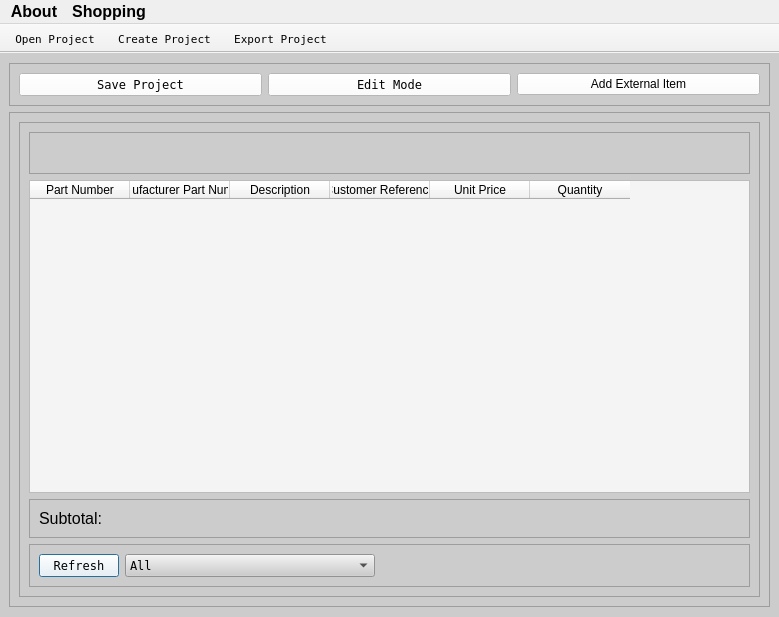
<?xml version="1.0" encoding="UTF-8"?>
<ui version="4.0">
 <class>MainWindow</class>
 <widget class="QMainWindow" name="MainWindow">
  <property name="geometry">
   <rect>
    <x>0</x>
    <y>0</y>
    <width>779</width>
    <height>617</height>
   </rect>
  </property>
  <property name="windowTitle">
   <string>EIP - Project</string>
  </property>
  <property name="windowIcon">
   <iconset>
    <normaloff>../Icons/circuit.png</normaloff>../Icons/circuit.png</iconset>
  </property>
  <property name="styleSheet">
   <string notr="true"/>
  </property>
  <widget class="QWidget" name="centralwidget">
   <property name="styleSheet">
    <string notr="true">background-color: rgb(204, 204, 204);</string>
   </property>
   <layout class="QVBoxLayout" name="verticalLayout_3">
    <property name="topMargin">
     <number>10</number>
    </property>
    <property name="bottomMargin">
     <number>10</number>
    </property>
    <item>
     <widget class="QFrame" name="frame_3">
      <property name="frameShape">
       <enum>QFrame::StyledPanel</enum>
      </property>
      <property name="frameShadow">
       <enum>QFrame::Raised</enum>
      </property>
      <layout class="QGridLayout" name="gridLayout">
       <item row="1" column="1">
        <widget class="QPushButton" name="btn_edit_mode">
         <property name="font">
          <font>
           <family>Terminal</family>
          </font>
         </property>
         <property name="cursor">
          <cursorShape>PointingHandCursor</cursorShape>
         </property>
         <property name="styleSheet">
          <string notr="true">background-color: rgb(255, 255, 255);</string>
         </property>
         <property name="text">
          <string>Edit Mode</string>
         </property>
         <property name="icon">
          <iconset>
           <normaloff>../Icons/edit.png</normaloff>../Icons/edit.png</iconset>
         </property>
        </widget>
       </item>
       <item row="1" column="2">
        <widget class="QPushButton" name="btn_add_item_manually">
         <property name="cursor">
          <cursorShape>PointingHandCursor</cursorShape>
         </property>
         <property name="styleSheet">
          <string notr="true">font: 8pt &quot;Terminal&quot;;
background-color: rgb(255, 255, 255);</string>
         </property>
         <property name="text">
          <string>Add External Item</string>
         </property>
         <property name="icon">
          <iconset>
           <normaloff>../Icons/plus.png</normaloff>../Icons/plus.png</iconset>
         </property>
        </widget>
       </item>
       <item row="1" column="0">
        <widget class="QPushButton" name="btn_save_project">
         <property name="font">
          <font>
           <family>Terminal</family>
          </font>
         </property>
         <property name="cursor">
          <cursorShape>PointingHandCursor</cursorShape>
         </property>
         <property name="styleSheet">
          <string notr="true">background-color: rgb(255, 255, 255);</string>
         </property>
         <property name="text">
          <string>Save Project</string>
         </property>
         <property name="icon">
          <iconset>
           <normaloff>../Icons/disk.png</normaloff>../Icons/disk.png</iconset>
         </property>
        </widget>
       </item>
      </layout>
     </widget>
    </item>
    <item>
     <widget class="QFrame" name="frame_4">
      <property name="frameShape">
       <enum>QFrame::StyledPanel</enum>
      </property>
      <property name="frameShadow">
       <enum>QFrame::Raised</enum>
      </property>
      <layout class="QVBoxLayout" name="verticalLayout">
       <item>
        <widget class="QFrame" name="frame_2">
         <property name="minimumSize">
          <size>
           <width>0</width>
           <height>0</height>
          </size>
         </property>
         <property name="styleSheet">
          <string notr="true"/>
         </property>
         <property name="frameShape">
          <enum>QFrame::StyledPanel</enum>
         </property>
         <property name="frameShadow">
          <enum>QFrame::Raised</enum>
         </property>
         <layout class="QVBoxLayout" name="verticalLayout_2">
          <item>
           <widget class="QFrame" name="frame_5">
            <property name="frameShape">
             <enum>QFrame::StyledPanel</enum>
            </property>
            <property name="frameShadow">
             <enum>QFrame::Raised</enum>
            </property>
            <layout class="QHBoxLayout" name="horizontalLayout">
             <item>
              <widget class="QLabel" name="header">
               <property name="font">
                <font>
                 <pointsize>14</pointsize>
                 <weight>50</weight>
                 <bold>false</bold>
                 <underline>false</underline>
                </font>
               </property>
               <property name="styleSheet">
                <string notr="true"/>
               </property>
               <property name="text">
                <string/>
               </property>
               <property name="alignment">
                <set>Qt::AlignLeading|Qt::AlignLeft|Qt::AlignTop</set>
               </property>
               <property name="wordWrap">
                <bool>true</bool>
               </property>
               <property name="margin">
                <number>0</number>
               </property>
               <property name="indent">
                <number>-1</number>
               </property>
              </widget>
             </item>
             <item>
              <spacer name="horizontalSpacer">
               <property name="orientation">
                <enum>Qt::Horizontal</enum>
               </property>
               <property name="sizeType">
                <enum>QSizePolicy::Fixed</enum>
               </property>
               <property name="sizeHint" stdset="0">
                <size>
                 <width>25</width>
                 <height>20</height>
                </size>
               </property>
              </spacer>
             </item>
             <item>
              <widget class="QLabel" name="sub_header">
               <property name="font">
                <font>
                 <pointsize>14</pointsize>
                 <weight>50</weight>
                 <bold>false</bold>
                 <underline>false</underline>
                </font>
               </property>
               <property name="styleSheet">
                <string notr="true"/>
               </property>
               <property name="text">
                <string/>
               </property>
               <property name="alignment">
                <set>Qt::AlignLeading|Qt::AlignLeft|Qt::AlignTop</set>
               </property>
               <property name="wordWrap">
                <bool>true</bool>
               </property>
               <property name="margin">
                <number>0</number>
               </property>
               <property name="indent">
                <number>-1</number>
               </property>
              </widget>
             </item>
            </layout>
           </widget>
          </item>
          <item>
           <widget class="QTableWidget" name="table">
            <property name="enabled">
             <bool>true</bool>
            </property>
            <property name="styleSheet">
             <string notr="true">background-color: rgb(244, 244, 244);</string>
            </property>
            <property name="verticalScrollBarPolicy">
             <enum>Qt::ScrollBarAsNeeded</enum>
            </property>
            <property name="horizontalScrollBarPolicy">
             <enum>Qt::ScrollBarAsNeeded</enum>
            </property>
            <property name="editTriggers">
             <set>QAbstractItemView::NoEditTriggers</set>
            </property>
            <property name="alternatingRowColors">
             <bool>false</bool>
            </property>
            <property name="verticalScrollMode">
             <enum>QAbstractItemView::ScrollPerItem</enum>
            </property>
            <property name="horizontalScrollMode">
             <enum>QAbstractItemView::ScrollPerPixel</enum>
            </property>
            <property name="sortingEnabled">
             <bool>false</bool>
            </property>
            <property name="wordWrap">
             <bool>true</bool>
            </property>
            <attribute name="horizontalHeaderCascadingSectionResizes">
             <bool>false</bool>
            </attribute>
            <attribute name="horizontalHeaderShowSortIndicator" stdset="0">
             <bool>false</bool>
            </attribute>
            <attribute name="verticalHeaderStretchLastSection">
             <bool>false</bool>
            </attribute>
            <column>
             <property name="text">
              <string>Part Number</string>
             </property>
            </column>
            <column>
             <property name="text">
              <string>Manufacturer Part Number</string>
             </property>
            </column>
            <column>
             <property name="text">
              <string>Description</string>
             </property>
            </column>
            <column>
             <property name="text">
              <string>Customer Reference</string>
             </property>
            </column>
            <column>
             <property name="text">
              <string>Unit Price</string>
             </property>
            </column>
            <column>
             <property name="text">
              <string>Quantity</string>
             </property>
            </column>
           </widget>
          </item>
          <item>
           <widget class="QFrame" name="frame_6">
            <property name="frameShape">
             <enum>QFrame::StyledPanel</enum>
            </property>
            <property name="frameShadow">
             <enum>QFrame::Raised</enum>
            </property>
            <layout class="QVBoxLayout" name="verticalLayout_4">
             <item>
              <widget class="QLabel" name="subtotal">
               <property name="font">
                <font>
                 <pointsize>12</pointsize>
                </font>
               </property>
               <property name="text">
                <string>Subtotal:</string>
               </property>
              </widget>
             </item>
            </layout>
           </widget>
          </item>
          <item>
           <widget class="QFrame" name="frame">
            <property name="frameShape">
             <enum>QFrame::StyledPanel</enum>
            </property>
            <property name="frameShadow">
             <enum>QFrame::Raised</enum>
            </property>
            <layout class="QGridLayout" name="gridLayout_2">
             <item row="0" column="0">
              <widget class="QPushButton" name="btn_refresh_opensheet">
               <property name="sizePolicy">
                <sizepolicy hsizetype="Fixed" vsizetype="Fixed">
                 <horstretch>0</horstretch>
                 <verstretch>0</verstretch>
                </sizepolicy>
               </property>
               <property name="font">
                <font>
                 <family>Terminal</family>
                </font>
               </property>
               <property name="cursor">
                <cursorShape>PointingHandCursor</cursorShape>
               </property>
               <property name="styleSheet">
                <string notr="true">background-color: rgb(255, 255, 255);</string>
               </property>
               <property name="text">
                <string>Refresh</string>
               </property>
               <property name="icon">
                <iconset>
                 <normaloff>../Icons/arrow-circle-double.png</normaloff>../Icons/arrow-circle-double.png</iconset>
               </property>
               <property name="checkable">
                <bool>false</bool>
               </property>
               <property name="default">
                <bool>true</bool>
               </property>
              </widget>
             </item>
             <item row="0" column="1">
              <widget class="QComboBox" name="comboBox_section">
               <property name="sizePolicy">
                <sizepolicy hsizetype="Fixed" vsizetype="Fixed">
                 <horstretch>0</horstretch>
                 <verstretch>0</verstretch>
                </sizepolicy>
               </property>
               <property name="minimumSize">
                <size>
                 <width>250</width>
                 <height>0</height>
                </size>
               </property>
               <property name="font">
                <font>
                 <family>Terminal</family>
                </font>
               </property>
               <property name="cursor">
                <cursorShape>PointingHandCursor</cursorShape>
               </property>
               <property name="styleSheet">
                <string notr="true"/>
               </property>
               <item>
                <property name="text">
                 <string>All</string>
                </property>
               </item>
              </widget>
             </item>
             <item row="0" column="2">
              <spacer name="horizontalSpacer_2">
               <property name="orientation">
                <enum>Qt::Horizontal</enum>
               </property>
               <property name="sizeHint" stdset="0">
                <size>
                 <width>40</width>
                 <height>20</height>
                </size>
               </property>
              </spacer>
             </item>
            </layout>
           </widget>
          </item>
         </layout>
        </widget>
       </item>
      </layout>
     </widget>
    </item>
   </layout>
  </widget>
  <widget class="QMenuBar" name="menubar">
   <property name="geometry">
    <rect>
     <x>0</x>
     <y>0</y>
     <width>779</width>
     <height>25</height>
    </rect>
   </property>
   <property name="font">
    <font>
     <family>Arial</family>
     <pointsize>12</pointsize>
     <weight>75</weight>
     <bold>true</bold>
    </font>
   </property>
   <widget class="QMenu" name="menuShopping">
    <property name="font">
     <font>
      <family>Terminal</family>
     </font>
    </property>
    <property name="title">
     <string>Shopping</string>
    </property>
    <addaction name="actionDigiKey"/>
    <addaction name="actionAdafruit"/>
    <addaction name="actionBC_Robotics"/>
   </widget>
   <widget class="QMenu" name="menuInfo">
    <property name="title">
     <string>About</string>
    </property>
    <addaction name="actionHow_to_use_Project_tool"/>
   </widget>
   <addaction name="menuInfo"/>
   <addaction name="menuShopping"/>
  </widget>
  <widget class="QToolBar" name="toolBar">
   <property name="font">
    <font>
     <family>Terminal</family>
     <pointsize>8</pointsize>
    </font>
   </property>
   <property name="windowTitle">
    <string>toolBar</string>
   </property>
   <property name="movable">
    <bool>false</bool>
   </property>
   <attribute name="toolBarArea">
    <enum>TopToolBarArea</enum>
   </attribute>
   <attribute name="toolBarBreak">
    <bool>false</bool>
   </attribute>
   <addaction name="actionOpen_Project"/>
   <addaction name="actionCreate_Project"/>
   <addaction name="actionExport_Project"/>
  </widget>
  <action name="actionDigiKey">
   <property name="text">
    <string>DigiKey</string>
   </property>
  </action>
  <action name="actionAdafruit">
   <property name="text">
    <string>Adafruit</string>
   </property>
  </action>
  <action name="actionBC_Robotics">
   <property name="text">
    <string>BC Robotics</string>
   </property>
  </action>
  <action name="actionHow_to_use_Project_tool">
   <property name="icon">
    <iconset>
     <normaloff>../Icons/question.png</normaloff>../Icons/question.png</iconset>
   </property>
   <property name="text">
    <string>How To Use</string>
   </property>
  </action>
  <action name="actionOpen_Project">
   <property name="text">
    <string>Open Project</string>
   </property>
  </action>
  <action name="actionCreate_Project">
   <property name="text">
    <string>Create Project</string>
   </property>
  </action>
  <action name="actionExport_Project">
   <property name="text">
    <string>Export Project</string>
   </property>
   <property name="iconVisibleInMenu">
    <bool>false</bool>
   </property>
   <property name="shortcutVisibleInContextMenu">
    <bool>false</bool>
   </property>
  </action>
 </widget>
 <resources/>
 <connections/>
</ui>
